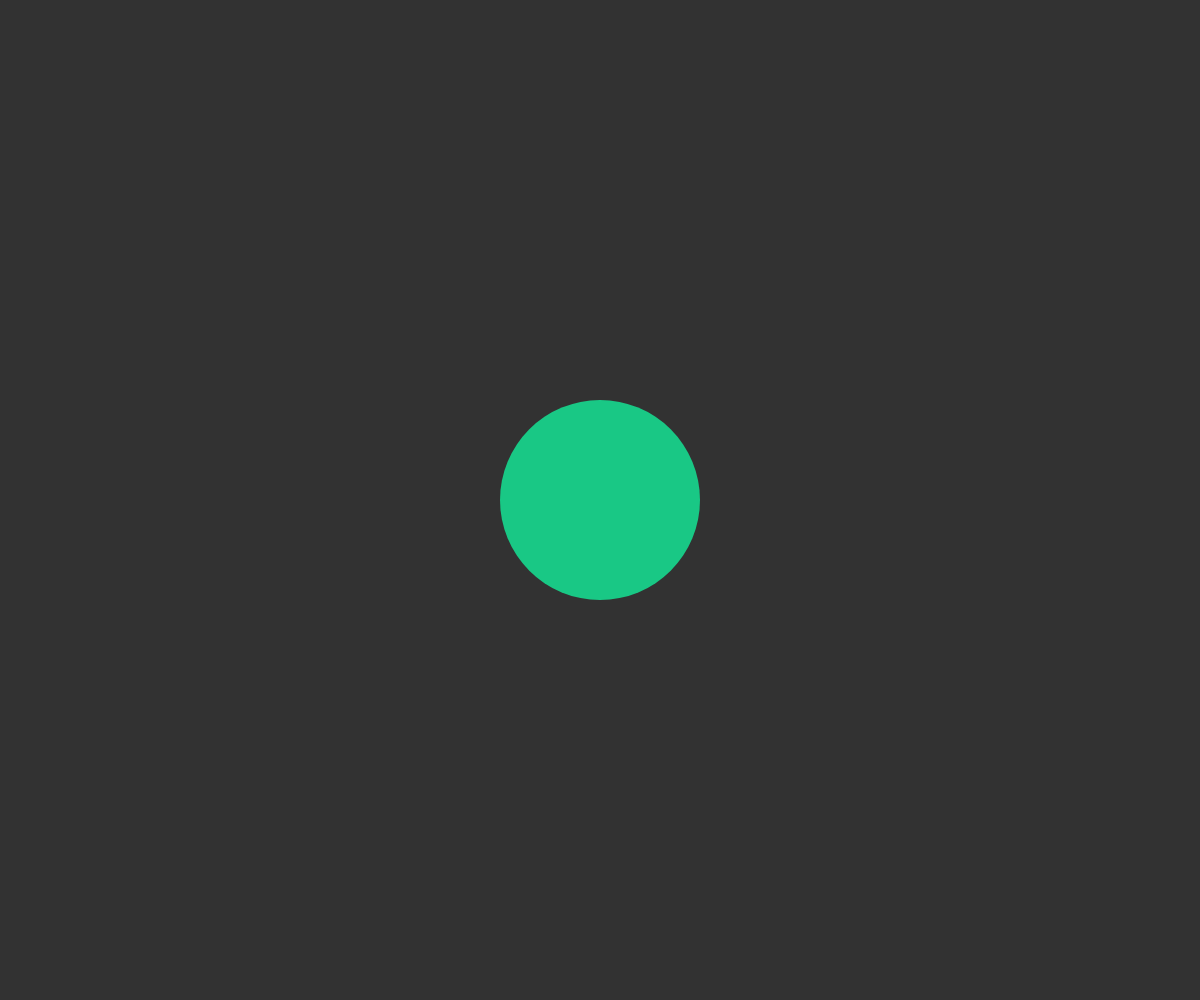
Frame 1 (no input)
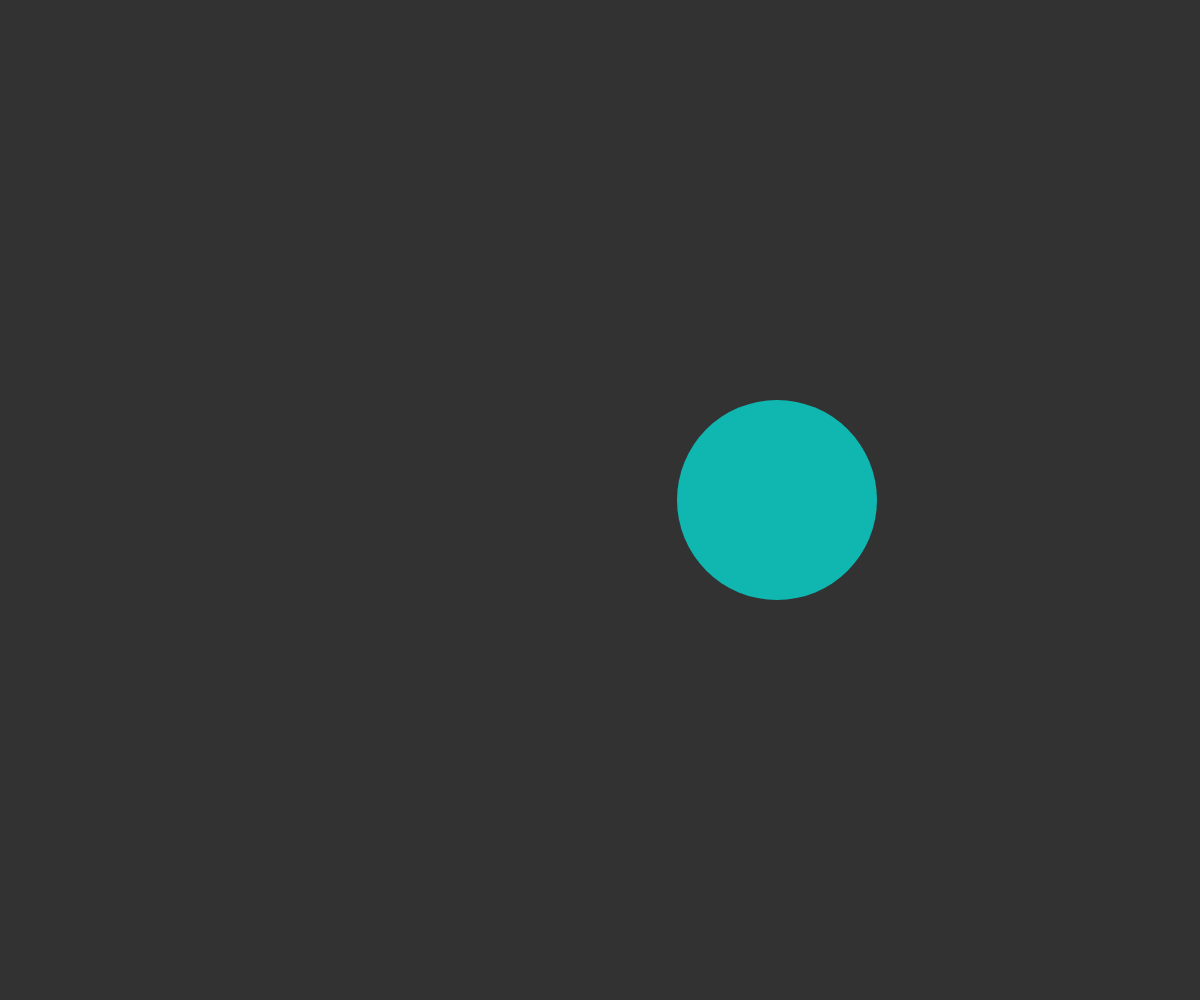
Frame 60 (no input)
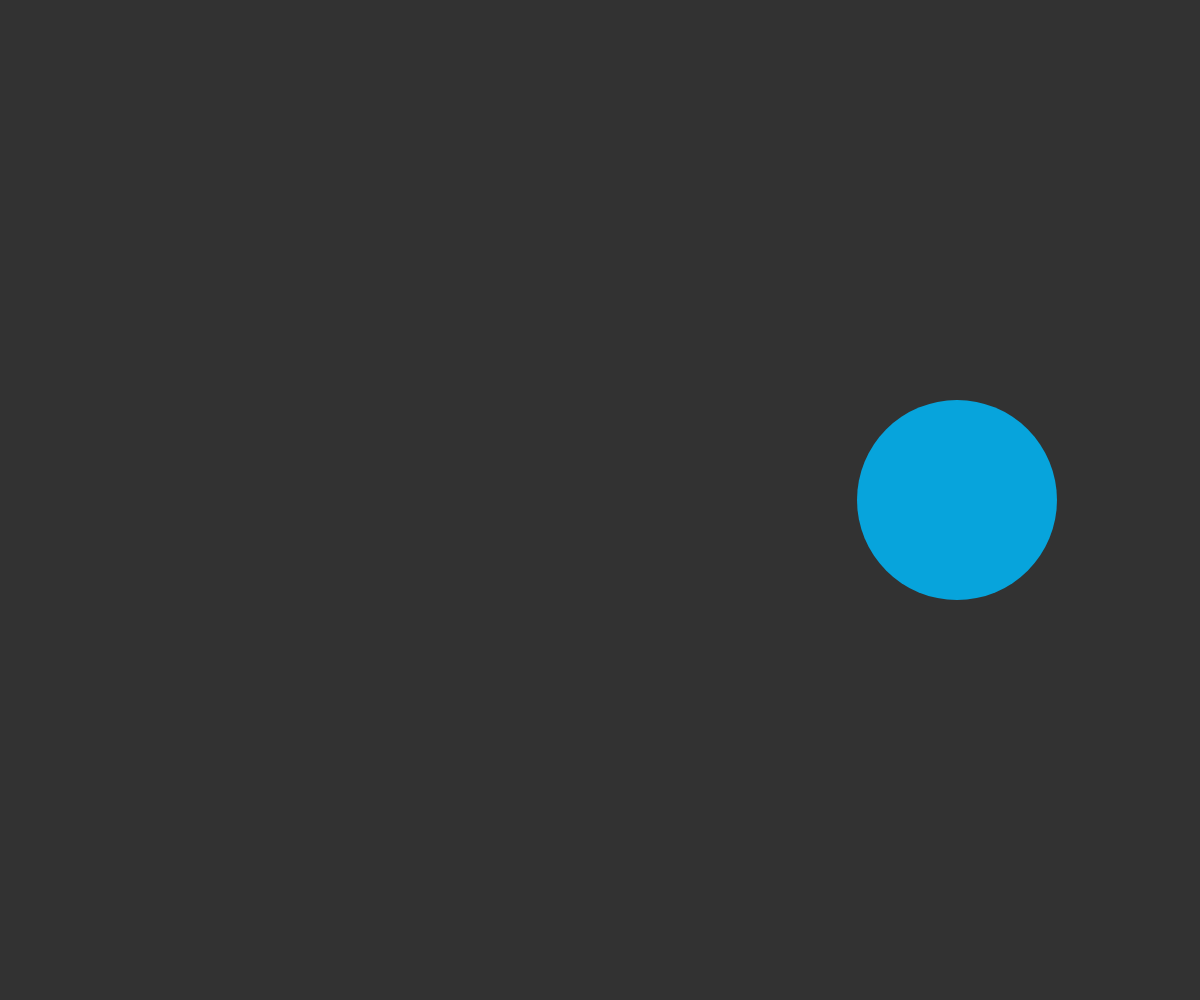
Frame 120 (the mouse pressed at the canvas centre since frame 60)

The p5.js sketch that drew these frames (run headless with seeded random() and noise() and a simulated clock; from frame 60 on, the mouse is pressed at the canvas centre):

// p5.js sketch
// ── sketch.js
let speed = 3;
let radius = 100;
let x;

function setup() {
  createCanvas(windowWidth, windowHeight);
  x = width / 2;
}

function draw() {
  background(50);

  let from = color(50, 250, 10);
  let to = color(0, 150, 255);
  let pct = map(x, radius, width - radius, 0, 1);
  let c = lerpColor(from, to, pct);

  fill(c);
  noStroke();
  circle(x, height / 2, radius * 2);

  x += speed;
  if (x + 100 >= width || x - 100 <= 0) speed *= -1;
}
